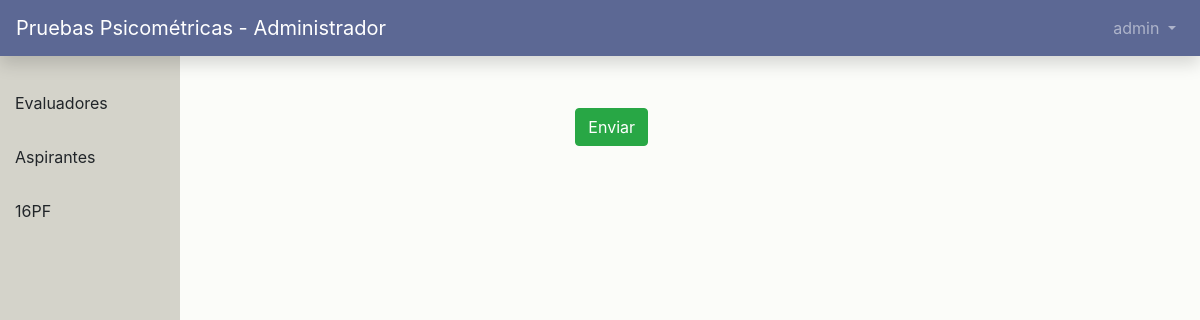
/dash/aspirante/16pf2 (signed in), run on an earlier commit of the app's database.
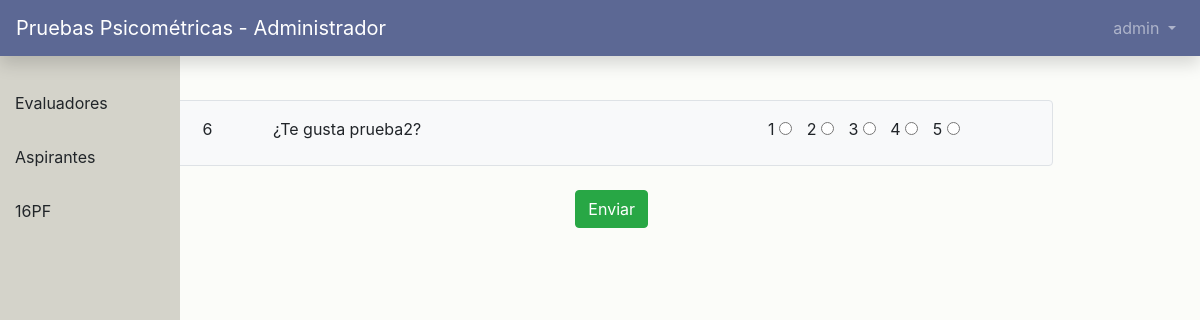
And on a later commit of the database.
### main_app/models.py (models this page shows, shortened)
class Question(models.Model):
    text = models.CharField(max_length=300)
    factor = models.CharField(max_length=300)
    points = models.IntegerField()
    complete = models.BooleanField()
    def __str__(self):
        return self.text

### main_app/views.py (the view)
# urls.py: path('dash/aspirante/16pf2', views.aspirante_16pf2, name='aspirante_16pf2'),
def aspirante_16pf2(request):
    if request.method == 'POST':
        ls = Question.objects.all()
        if request.POST.get('puntos6'):
            res=Result()
            res.points = request.POST.get('puntos6')
            res.usuario = request.user.id
            res.question = Question.objects.get(id=6)
            res.save()
        if request.POST.get('puntos7'):
            res=Result()
            res.points = request.POST.get('puntos7')
            res.usuario = request.user.id
            res.question = Question.objects.get(id=7)
            res.save()
        if request.POST.get('puntos8'):
            res=Result()
            res.points = request.POST.get('puntos8')
            res.usuario = request.user.id
            res.question = Question.objects.get(id=8)
            res.save()
        if request.POST.get('puntos9'):
            res=Result()
            res.points = request.POST.get('puntos9')
            res.usuario = request.user.id
            res.question = Question.objects.get(id=9)
            res.save()
        if request.POST.get('puntos10'):
            res=Result()
            res.points = request.POST.get('puntos10')
            res.usuario = request.user.id
            res.question = Question.objects.get(id=10)
            res.save()
        return redirect('aspirante_16pf3')
    else:
            ls = Question.objects.all()
            return render(request, 'dashboard/aspirante/test16pf2.html', { 'ls': ls})

### users/models.py (called while the page is built)
    def get_role(self):
        return '%s' % (self.role)

### templates/dashboard/aspirante/test16pf2.html (shortened to what this page needs)
{% extends '../index.html' %}
{% load static %}
{% block main_content %}
    <div class="bg-light  border rounded" style="position: fixed; top: 10vh; left: 10px; width: 150px; padding: 10px">
        Tiempo restante: <br> 45 minutos
    </div>
    <section class="content2">
        <div class="container">
            {% for i in ls %}
                <form action="" method="POST">
                {% if i.id == 6 %}
                <div class="row bg-light mt-3 m-0 p-3 border rounded">
                    <div class="col-1" >
                      <label for="" name="quest" value=i.id >{{ i.id }}</label>
                    </div>
                    <div class="col-7">
                        {{ i }}
                    </div>
                    <div class="col-4">
                        <label for="" >1</label>
                        <input type="radio" name="puntos6" id="r1" value="1">
                        <label for="" style="padding-left: 10px">2</label>
                        <input type="radio" name="puntos6" id="r2" value="2">
                        <label for="" style="padding-left: 10px">3</label>
                        <input type="radio" name="puntos6" id="r3" value="3">
                        <label for="" style="padding-left: 10px">4</label>
                        <input type="radio" name="puntos6" id="r4" value="4">
                        <label for="" style="padding-left: 10px">5</label>
                        <input type="radio" name="puntos6" id="r5" value="5">
                    </div>
                </div>
                {% endif %}
            {% endfor %}
            <div class="row text-center m-4">
                <div class="col-12 text-center">
                    <input class="btn btn-success" type="submit" value="Enviar"/>
                </div>
            </div>
            </form>
        </div>
    </section>
{% endblock %}

What changed in the data, as far as the page shows it:
added Question: id "6", text "¿Te gusta prueba2?"
